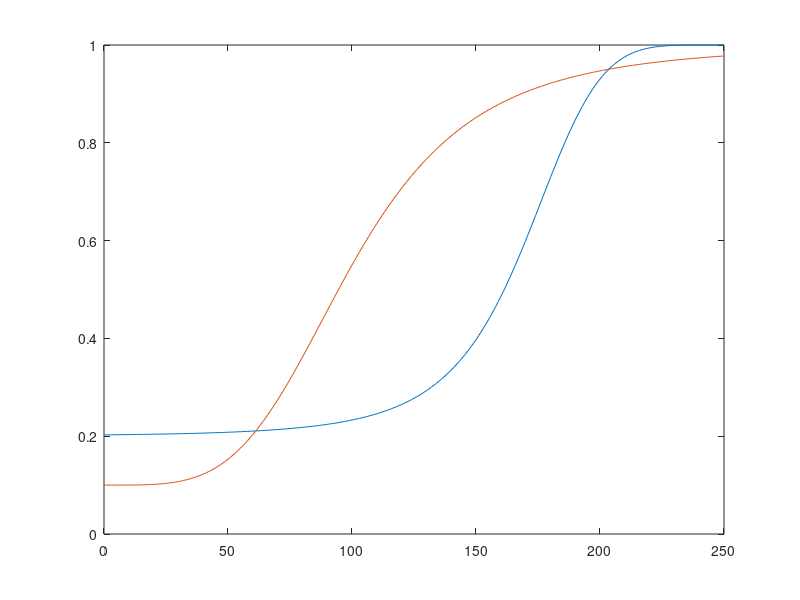

Reproduce this figure in MATLAB.
kaO=0.8;
ktO=80;
Oex=250;
O=0:250;

gamma=(kaO./(1+((Oex-O)/ktO).^5))+1-kaO;
plot(O,gamma);hold on;
ktO=100;
kappa=4;kaO=0.1;
gamma2=(kaO+(O/ktO).^kappa)./(1+(O/ktO).^kappa);
plot(O,gamma2);